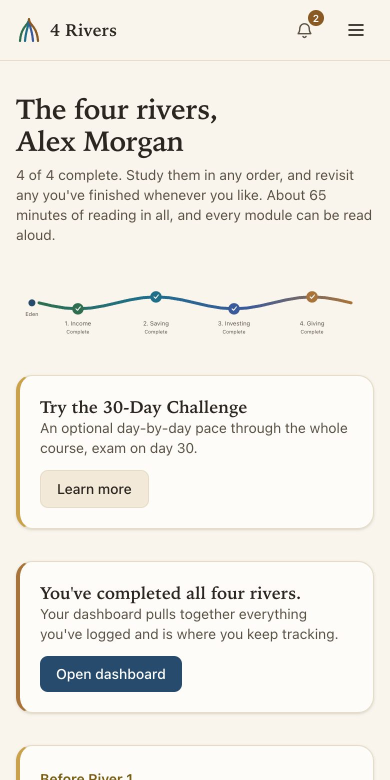
#> input picture src/assets/screens/en-1.jpg, 780 x 1560 px (shown at 1/2 size)
$ python -i build_wide.py   (imports and definitions only)
#> lines starting #> are read from the running program, lines starting #| are printed output that depends on the picture; after the words box and inside, x2 and y2 are one past the last pixel; in counts of white or black regions, pixels touching at a corner belong together
#!/usr/bin/env python3
"""
Builds the horizontal (1920x1080) 4 Rivers introduction for LinkedIn from
storyboard_wide.json and the screenshots in shots/. Same toolchain as
build.py (Pillow frames, music.py track, encode.swift), but with an
introduction-style layout: animated text on the left, a phone showing the real
app on the right, and a colored wipe between scenes.

    python3 build_wide.py                          # storyboard_wide.json -> out/four-rivers-linkedin.mp4
    python3 build_wide.py storyboard_new_en.json   # any other storyboard
"""
import json, math, multiprocessing as mp, os, shutil, subprocess, sys
from pathlib import Path
from PIL import Image, ImageDraw, ImageFilter, ImageFont

HERE = Path(__file__).resolve().parent
SB_PATH = Path(sys.argv[1]).resolve() if len(sys.argv) > 1 else HERE / "storyboard_wide.json"
# [1 line that did not run here, left out]
# [1 line that did not run here, left out]
SCRATCH = Path(os.environ.get("WALKTHROUGH_TMP", "/tmp/four-rivers-walkthrough")) / ("wide-" + SB_PATH.stem)
OUT = HERE / "out"

BG = (250, 245, 236)
INK = (44, 38, 32)
INK_SOFT = (92, 83, 71)
GEORGIA_B = "/System/Library/Fonts/Supplemental/Georgia Bold.ttf"
GEORGIA = "/System/Library/Fonts/Supplemental/Georgia.ttf"
HELV = "/System/Library/Fonts/Helvetica.ttc"
WIPE = 0.4          # half-length of the transition, in seconds
BAND, SLANT = 380, 180
X0, TEXT_W = 130, 880
PHONE_W, PHONE_H, BEZEL = 520, 880, 14
SRC_W, SRC_H = 690, 1494
CROP_H = round(SRC_W * PHONE_H / PHONE_W)
PHONE_CX, PHONE_TOP = 1440, 100
RIVERS = [
    ("RIVER 1  ·  PISHON", "Multiple Streams of Income", "Cultivate more than one source of provision.", "#2f6f4f"),
    ("RIVER 2  ·  GIHON", "Saving", "Store in advance for what is ahead.", "#1f6f8b"),
    ("RIVER 3  ·  HIDDEKEL", "Investing", "Put what you have to faithful work over time.", "#3a5a9b"),
    ("RIVER 4  ·  EUPHRATES", "Giving", "Let the stream flow back out to others.", "#a9743b"),
]


def rgb(hexstr):
    h = hexstr.lstrip("#")
    return tuple(int(h[i:i + 2], 16) for i in (0, 2, 4))


def ease_out(x):
    x = max(0.0, min(1.0, x))
    return 1 - (1 - x) ** 3


def ease_io(x):
    x = max(0.0, min(1.0, x))
    return x * x * (3 - 2 * x)


def font(path, size, index=0):
    return ImageFont.truetype(path, size, index=index)


# [28 lines left out: functions wrap, text_layer, not called in this run]


def rounded(size, radius, fill):
    img = Image.new("RGBA", size, (0, 0, 0, 0))
    ImageDraw.Draw(img).rounded_rectangle([0, 0, size[0] - 1, size[1] - 1], radius=radius, fill=fill)
    return img


def soft_shadow(size, box, radius, color, alpha, blur):
    """RGBA layer holding a blurred rounded rect; only alpha is blurred so there is no dark halo."""
    mask = Image.new("L", size, 0)
    ImageDraw.Draw(mask).rounded_rectangle(box, radius=radius, fill=alpha)
    mask = mask.filter(ImageFilter.GaussianBlur(blur))
    layer = Image.new("RGBA", size, tuple(color) + (0,))
    layer.putalpha(mask)
    return layer


# [19 lines left out: function background, not called in this run]


def build_phone(shot_path):
#> called with shot_path = '../../src/assets/screens/en-1.jpg'
    shot = Image.open(HERE / shot_path).convert("RGB").crop((0, 0, SRC_W, SRC_H))
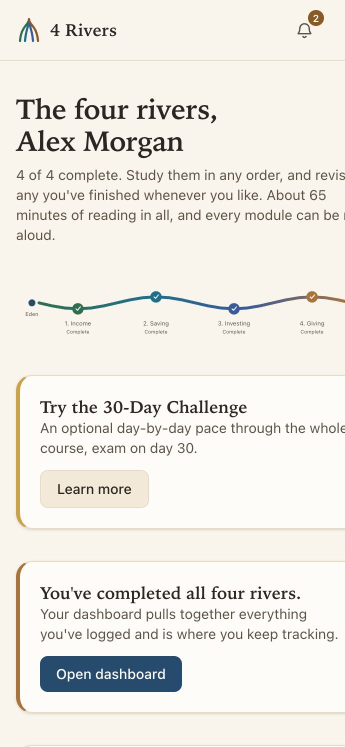
#> shot: PIL image 690x1494 RGB (shown at 1/2 size); mean R, G, B 237.8, 235.1, 228.2
    pad = 70
    base = Image.new("RGBA", (PHONE_W + 2 * BEZEL + 2 * pad, PHONE_H + 2 * BEZEL + 2 * pad), (0, 0, 0, 0))
#> base: PIL image 688x1048 RGBA; every value is 0
    pw, ph_ = PHONE_W + 2 * BEZEL, PHONE_H + 2 * BEZEL
    base.alpha_composite(soft_shadow(base.size, [pad, pad + 26, pad + pw, pad + 26 + ph_], 66, (50, 38, 20), 120, 26))
#> in soft_shadow, `mask = Image.new("L", size, 0)`: mask: PIL image 688x1048 L; every value is 0
#> in soft_shadow, `ImageDraw.Draw(mask).rounded_rectangle(box, radius=radius, fill=alpha)`:
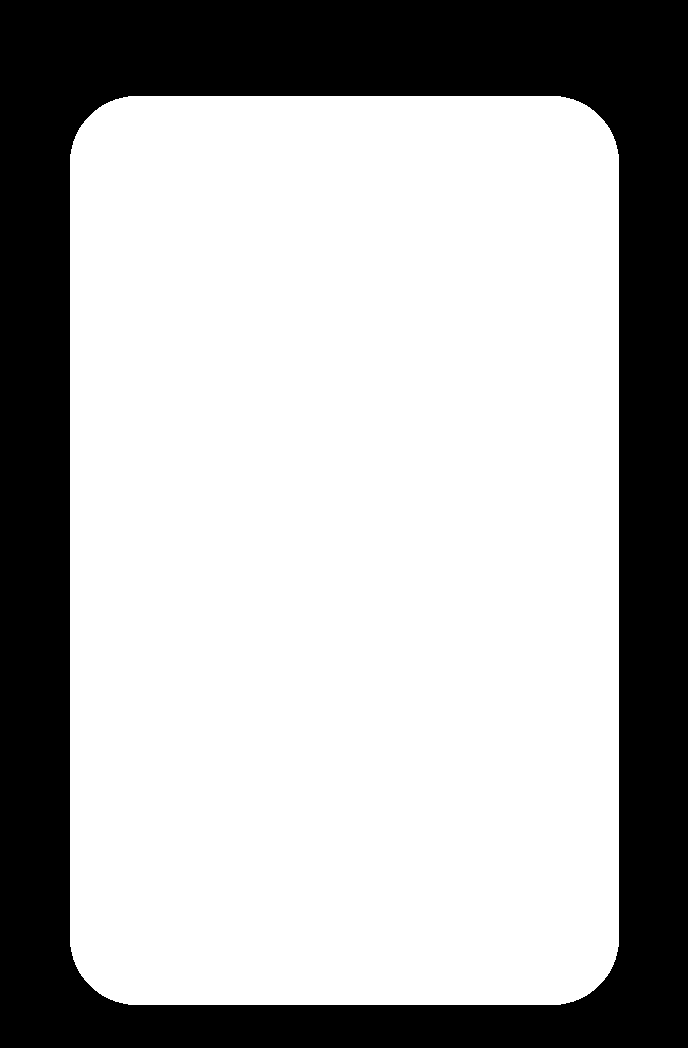
#> mask: PIL image 688x1048 L; values 0 (black) and 120 (white), 68.7% white; 1 black region, box (x1, y1, x2, y2) and area: (0, 0, 688, 1048) 225807
#> in soft_shadow, `mask = mask.filter(ImageFilter.GaussianBlur(blur))`:
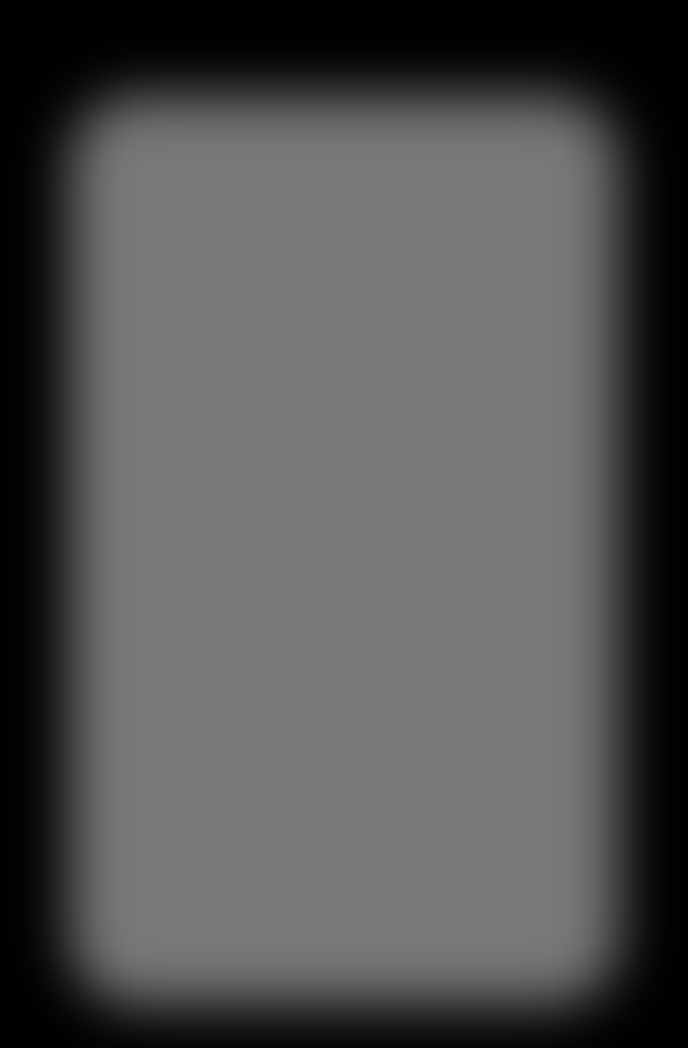
#> mask: PIL image 688x1048 L; min 0, max 120, mean 82.4
#> in soft_shadow, `layer.putalpha(mask)`:
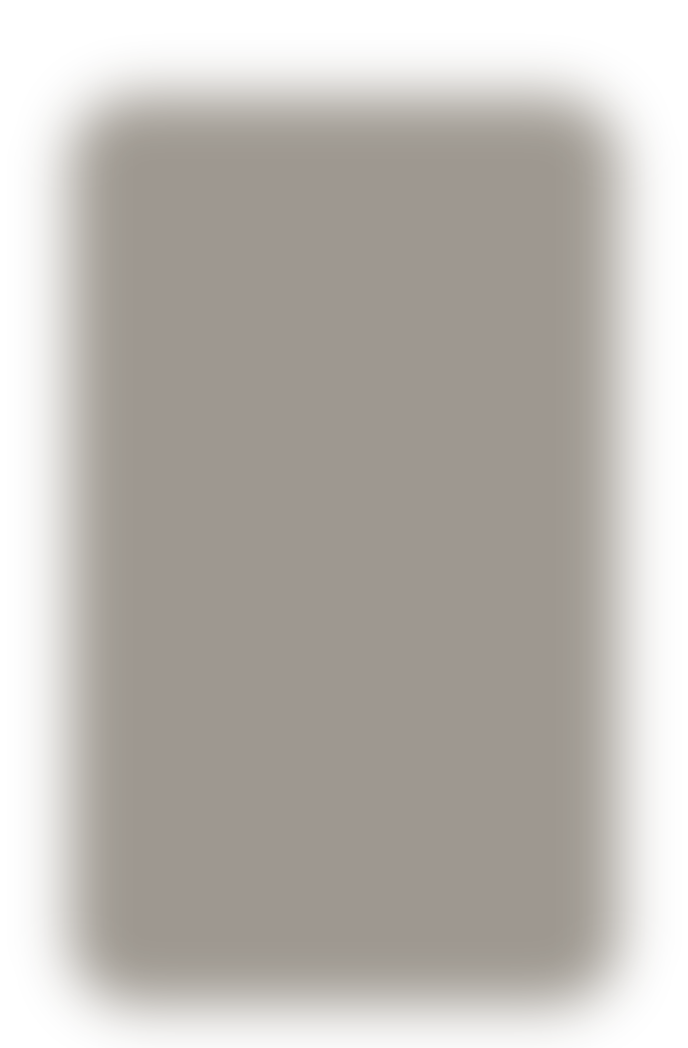
#> layer: PIL image 688x1048 RGBA; mean R, G, B, A 50, 38, 20, 82.4; transparent parts drawn white
    base.alpha_composite(rounded((PHONE_W + 2 * BEZEL, PHONE_H + 2 * BEZEL), 66, (34, 30, 26, 255)), (pad, pad))
#> in rounded, `img = Image.new("RGBA", size, (0, 0, 0, 0))`: img: PIL image 548x908 RGBA; every value is 0
#> in rounded, `ImageDraw.Draw(img).rounded_rectangle([0, 0, size[0] - 1, size[1] - 1]..`:
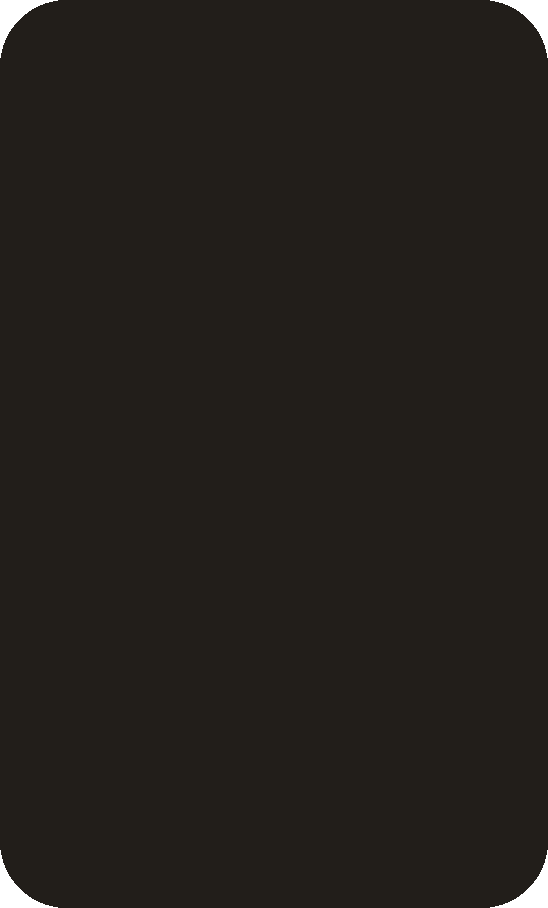
#> img: PIL image 548x908 RGBA; mean R, G, B, A 33.7, 29.8, 25.8, 253; transparent parts drawn white
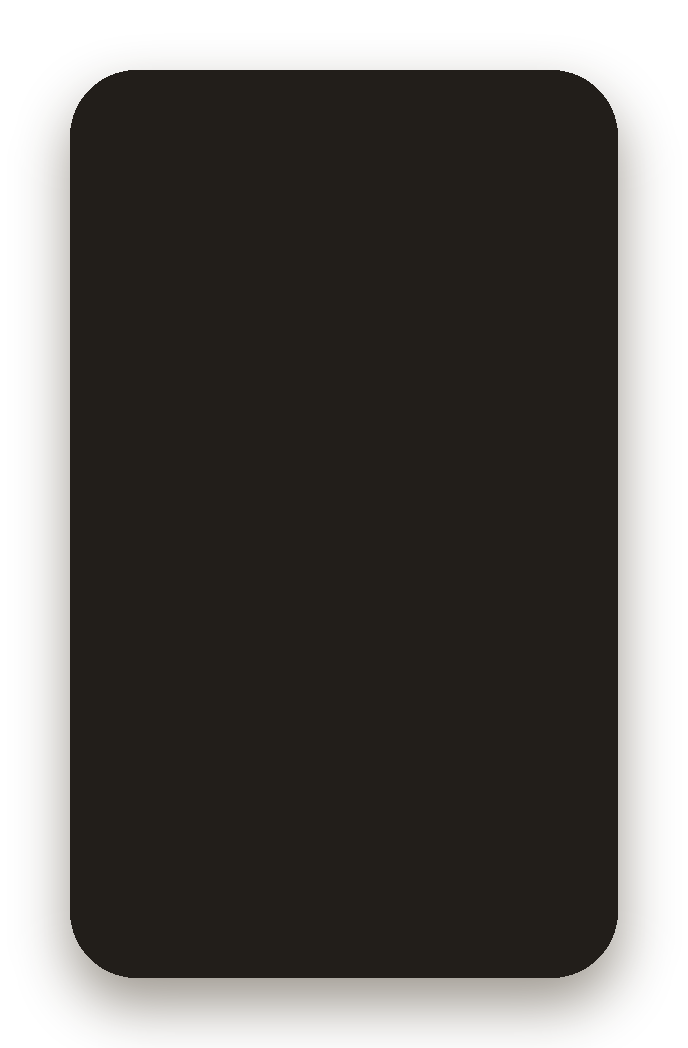
#> base: PIL image 688x1048 RGBA; mean R, G, B, A 35.7, 30, 22.8, 180.4; transparent parts drawn white
    mask = rounded((PHONE_W, PHONE_H), 52, (255, 255, 255, 255)).split()[3]
#> in rounded (call 2), `img = Image.new("RGBA", size, (0, 0, 0, 0))`: img: PIL image 520x880 RGBA; every value is 0
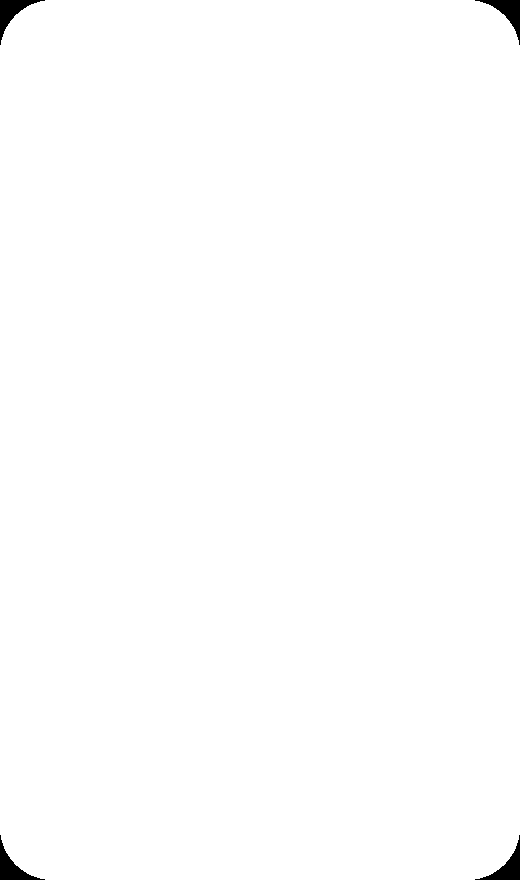
#> mask: PIL image 520x880 L; 99.5% white; 4 black regions, box (x1, y1, x2, y2) and area: (0, 0, 45, 45) 595, (475, 0, 520, 45) 595, (0, 835, 45, 880) 595, (475, 835, 520, 880) 595
    return shot, base, mask, pad


class Scene:
    # [93 lines left out: functions __init__, render, paste_alpha, not called in this run]


SCENES, STARTS, TOTAL = [], [], 0.0


# [9 lines left out: function setup, not called in this run]


def scene_time(i, T):
    return T - STARTS[i] + (WIPE if i > 0 else 0.2)


# [26 lines left out: function frame, not called in this run]


def render_frame(n):
    frame(n).save(SCRATCH / "frames" / f"f{n:05d}.jpg", quality=92)
    return n


# [21 lines left out: function main, not called in this run]


# [2 lines not run here, left out]

>>> result = build_phone('../../src/assets/screens/en-1.jpg')

$ run again, on src/assets/screens/en-3.jpg
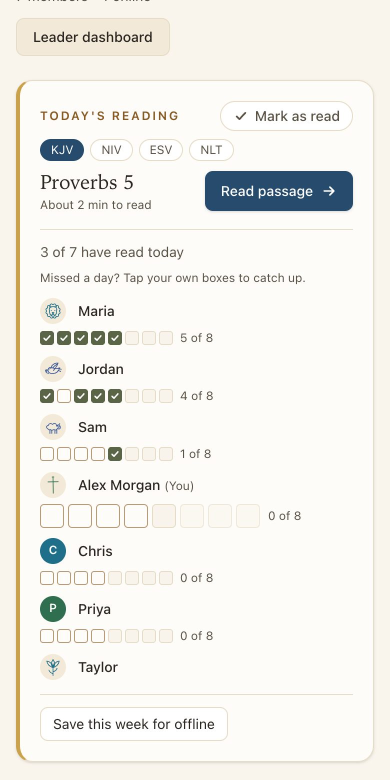
#> input picture src/assets/screens/en-3.jpg, 780 x 1560 px (shown at 1/2 size)
#> in build_phone, `shot = Image.open(HERE / shot_path).convert("RGB").crop((0, 0, SRC_W, ..`:
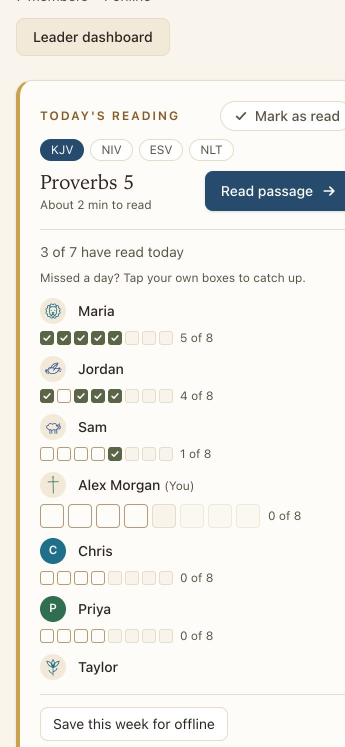
#> shot: PIL image 690x1494 RGB (shown at 1/2 size); mean R, G, B 240.5, 239.4, 234

$ run again, on src/assets/screens/es-1.jpg
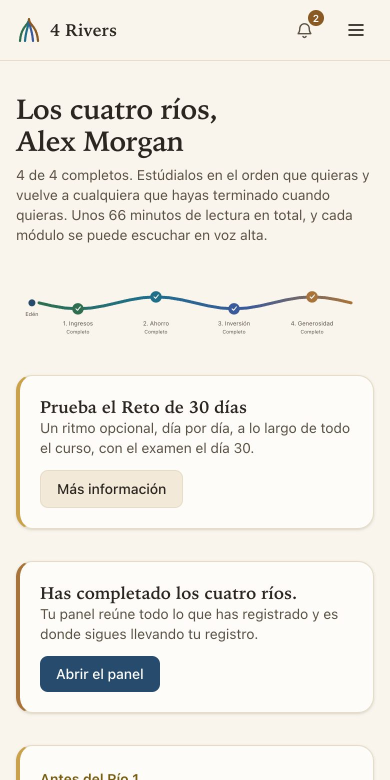
#> input picture src/assets/screens/es-1.jpg, 780 x 1560 px (shown at 1/2 size)
#> in build_phone, `shot = Image.open(HERE / shot_path).convert("RGB").crop((0, 0, SRC_W, ..`:
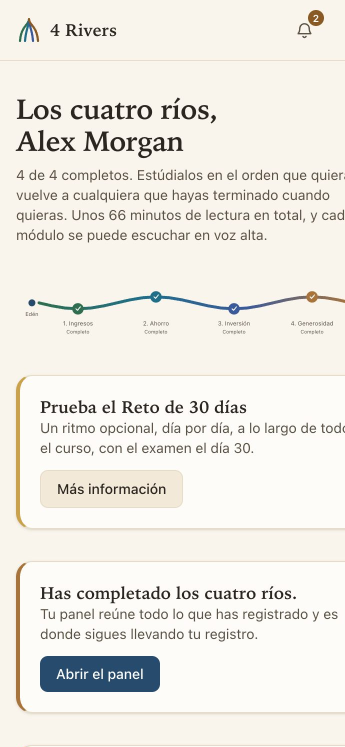
#> shot: PIL image 690x1494 RGB (shown at 1/2 size); mean R, G, B 237.9, 235.1, 228.1

$ run again, on src/assets/screens/es-2.jpg
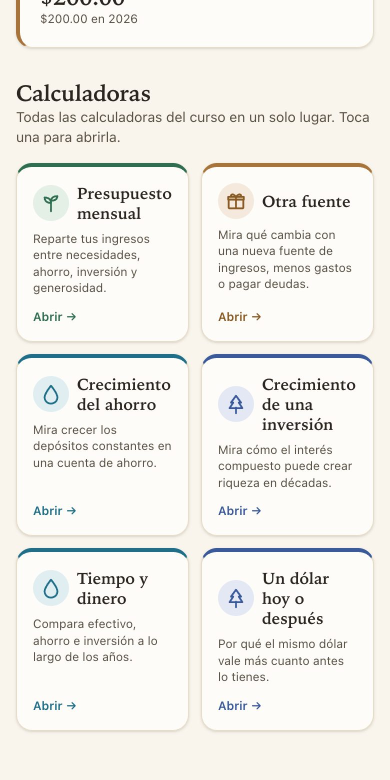
#> input picture src/assets/screens/es-2.jpg, 780 x 1560 px (shown at 1/2 size)
#> in build_phone, `shot = Image.open(HERE / shot_path).convert("RGB").crop((0, 0, SRC_W, ..`:
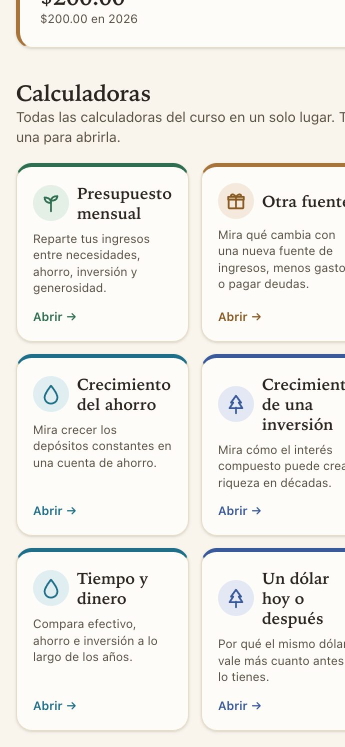
#> shot: PIL image 690x1494 RGB (shown at 1/2 size); mean R, G, B 239.8, 238.5, 233.4
